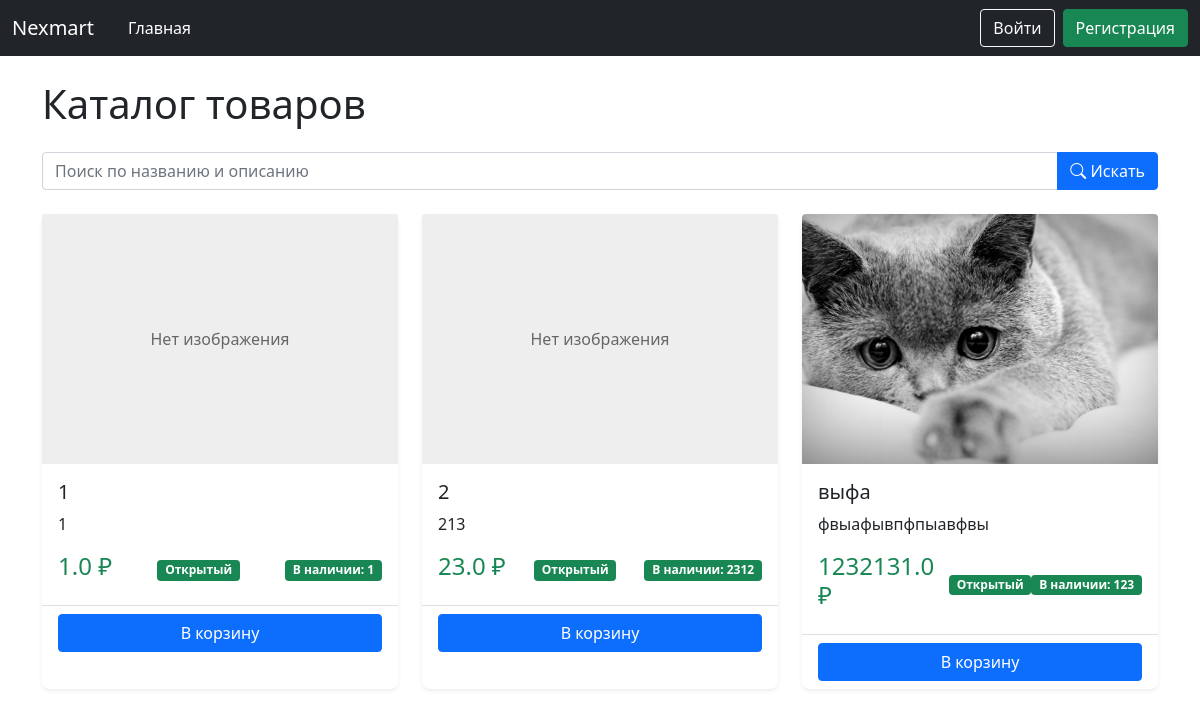
The app's page /, older data.
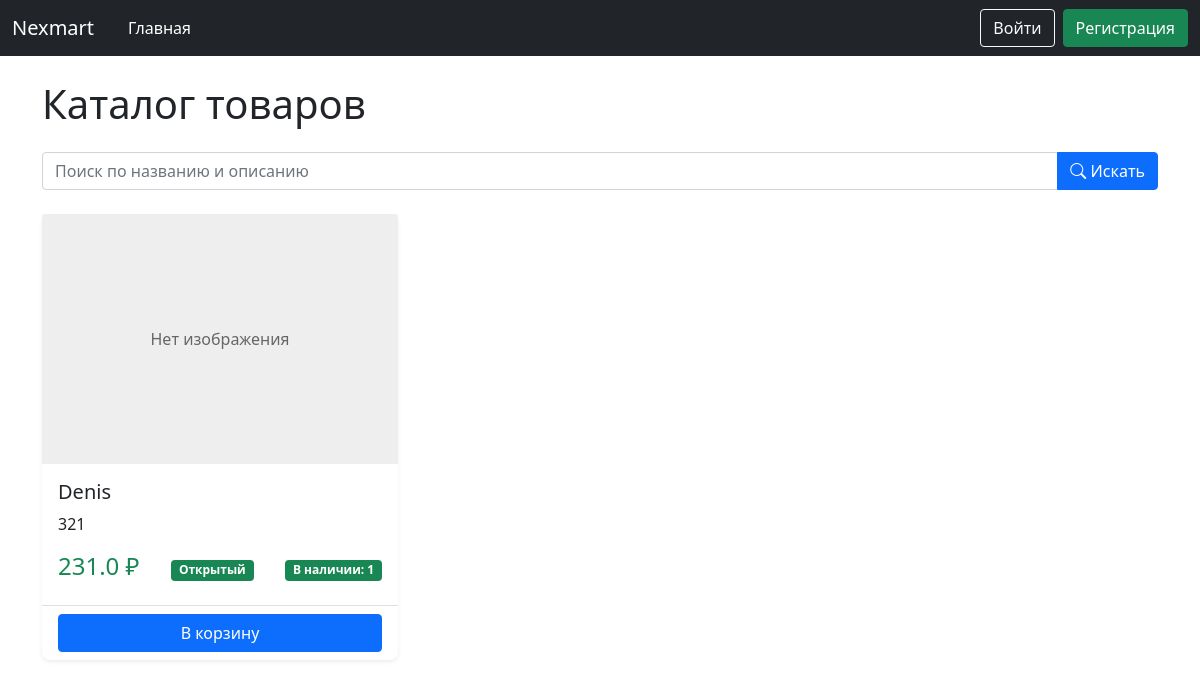
The same page, newer data.
### data/product.py (models this page shows, shortened)
class Product(SqlAlchemyBase):
    __tablename__ = 'products'
    id = sqlalchemy.Column(sqlalchemy.Integer, primary_key=True, autoincrement=True)
    name = sqlalchemy.Column(sqlalchemy.String, nullable=False)
    price = sqlalchemy.Column(sqlalchemy.Float, nullable=False)
    description = sqlalchemy.Column(sqlalchemy.Text)
    created_date = sqlalchemy.Column(sqlalchemy.DateTime, default=datetime.datetime.now)
    open = sqlalchemy.Column(sqlalchemy.Boolean)  # открыт ли продукт для общего доступа
    amount_available = sqlalchemy.Column(sqlalchemy.Integer)  # сколько есть продукта для продажи
    amount_sell = sqlalchemy.Column(sqlalchemy.Integer)  # сколько продано для статистики
    image = sqlalchemy.Column(sqlalchemy.String)
    user_id = sqlalchemy.Column(sqlalchemy.Integer, sqlalchemy.ForeignKey('users.id'))
    user = sqlalchemy.orm.relationship('User', back_populates='products')

### main.py (the view)
@app.route('/')
def home():
    db_sess = db_session.create_session()
    search = request.args.get('search', '')
    query = db_sess.query(Product).filter(Product.open == True)
    if search:
        products = query.filter(Product.name.ilike(f'%{search}%')).all()
    else:
        products = query.all()
    return render_template('show_products.html', products=products, button_name='В корзину', link_button='add_cart')

### data/db_session.py (called while the page is built)
def create_session() -> Session:
    global __factory
    return __factory()

### templates/show_products.html (shortened to what this page needs)
{% extends "base.html" %}
{% block content %}
<h1 class="mb-4">Каталог товаров</h1>
<form method="GET" action="" class="mb-4">
    <div class="input-group">
        <input type="text" class="form-control"
               name="search"
               placeholder="Поиск по названию и описанию"
               value="{{ request.args.get('search', '') }}">
        <button type="submit" class="btn btn-primary">
            <i class="bi bi-search"></i> Искать
        </button>
    </div>
</form>
<div class="row row-cols-1 row-cols-md-3 g-4">
    {% for product in products %}
    <div class="col">
        <div class="card h-100">
            <a href="/products/{{ product.id }}" class="text-decoration-none text-dark ">
                {% if product.image %}
                <img src="{{ url_for('static', filename='upload/' + product.image) }}"
                     class="card-img-top product-image"
                     alt="{{ product.name }}">
                {% else %}
                <div class="card-img-top no-image">Нет изображения</div>
                {% endif %}
                <div class="card-body">
                    <h5 class="card-title">{{ product.name }}</h5>
                    <p class="card-text">{{ product.description }}</p>
                    <div class="d-flex justify-content-between align-items-center">
                        <span class="h4 text-success">{{ product.price }} ₽</span>
                        {% if product.open %}
                        <span class="badge bg-success">Открытый</span>
                        {% else %}
                        <span class="badge bg-danger">Закрытый</span>
                        {% endif %}
                        {% if product.amount_available and product.amount_available > 0 %}
                        <span class="badge bg-success">В наличии: {{ product.amount_available }}</span>
                        {% else %}
                        <span class="badge bg-danger">Нет в наличии</span>
                        {% endif %}
                    </div>
                </div>
            </a>
            <div class="card-footer bg-transparent">
                <a href="{{ url_for(link_button, product_id=product.id) }}" class="btn btn-primary w-100">{{button_name}}</a>
            </div>
        </div>
    </div>
    {% else %}
    <div class="col-12">
        <div class="alert alert-warning">
            Товары не найдены. Добавьте новые.
        </div>
    </div>
    {% endfor %}
</div>
{% endblock %}

Row changes from the older to the newer data that the page shows:
removed Product: shows "Нет изображения", name "1", description "1", price "1.0", open "Открытый", amount_available "1", button_name "В корзину"
removed Product: shows "Нет изображения", name "2", description "213", price "23.0", open "Открытый", amount_available "2312", button_name "В корзину"
removed Product: image (picture), name "выфа", description "фвыафывпфпыавфвы", price "1232131.0", open "Открытый", amount_available "123", button_name "В корзину"
added Product: shows "Нет изображения", name "Denis", description "321", price "231.0", open "Открытый", amount_available "1", button_name "В корзину"
